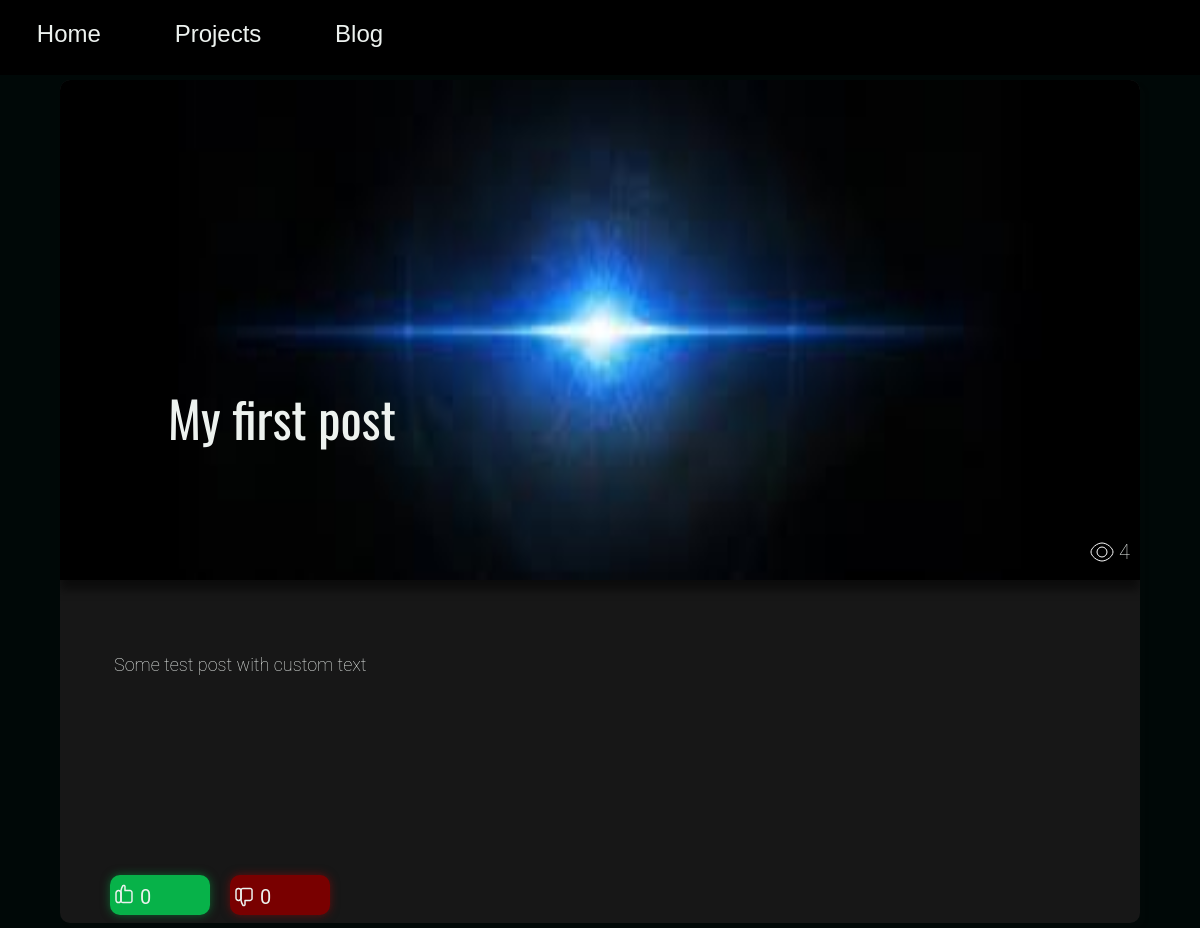
Before: /posts/1 with the older database file.
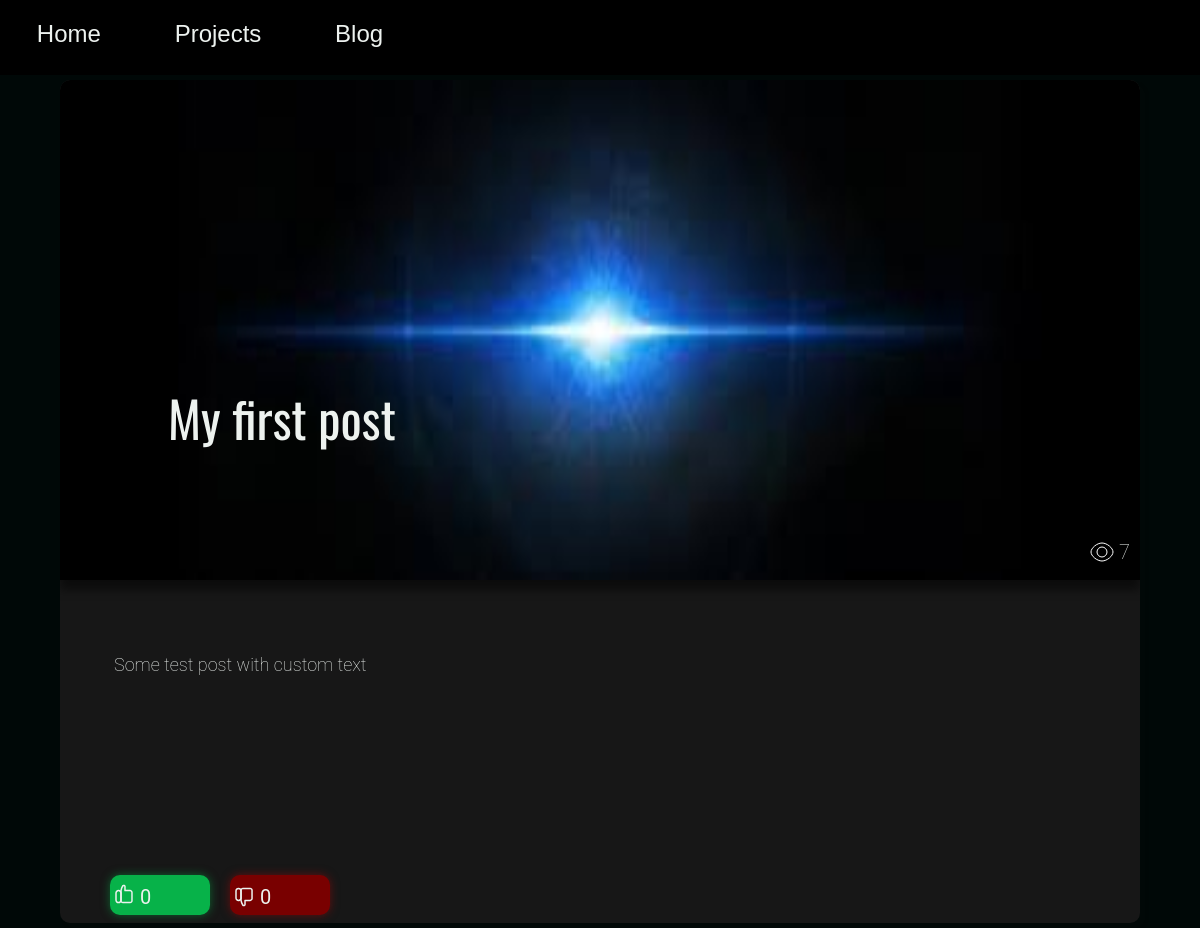
After: the same page with the newer database file.
### app/modules/models/posts.py (models this page shows, shortened)
class Posts(db.Model):
    id = db.Column(db.Integer, primary_key=True)
    header = db.Column(db.String, nullable=False)
    text = db.Column(db.String(120), nullable=False)
    tags = db.Column(db.String(12000), nullable=False)
    preview_img = db.Column(db.String, nullable=False)
    main_img = db.Column(db.String, nullable=False)
    views = db.Column(db.Integer, default=0)
    time_stamp = db.Column(db.DateTime, index=True, default=datetime.utcnow())

### app/routes/pages.py (the view)
@app.route('/posts/<int:post_id>')
def view_post(post_id):
    dashboard_tools.request_handler(ip=request.remote_addr, url=f'/posts/{post_id}')
    post = posts_tools.get_post(post_id)
    posts_tools.add_viewer(post)
    likes = posts_tools.get_likes(post)
    dislikes = posts_tools.get_dislikes(post)
    content_data = content_editor.get_content()
    return render_template(
        'post_template.html',
        post=post,
        content_data=content_data,
        likes=likes,
        dislikes=dislikes
    )

### app/modules/content_editor.py (called while the page is built)
def get_content() -> dict:
    return json.load(open('app/data/content.json', 'r'))

### app/modules/dashboard_tools.py (called while the page is built)
def request_handler(ip: str, url: str) -> None:
    request = {'ip': ip, 'time_stamp': datetime.utcnow().strftime("%Y:%m:%d-%H:%M:%S"), 'url': url}
    print(request)
    add_request_to_list(request)

def get_requests_list() -> list:
    if os.path.exists('app/data/visits/requests.json'):
        try:
            return json.load(open('app/data/visits/requests.json', 'r'))
        except Exception as e:
            return []
    return []

def add_request_to_list(request: dict) -> bool:
    requests = get_requests_list()
    requests.append(request)
    try:
        json.dump(requests, open('app/data/visits/requests.json', 'w'), indent=4)
        return False
    except:
        return False

### app/modules/posts_tools.py (called while the page is built)
def get_post(post_id: int) -> Posts | None:
    return Posts.query.get(post_id)

def add_viewer(post) -> None:
    post.views += 1
    db.session.add(post)
    db.session.commit()

def get_likes(post) -> int:
    return len(Likes.query.filter_by(post_id=post.id).all())

def get_dislikes(post) -> int:
    return len(Dislikes.query.filter_by(post_id=post.id).all())

### app/templates/post_template.html (shortened to what this page needs)
<!DOCTYPE html>
<html lang="en">
<head>
    <link rel="stylesheet" href="{{ url_for('static', filename='css/post_template_style.css') }}">
</head>
<body>
<header id="header">
    <div class="header-items">
        <a href="{{ content_data['blog']['header_links'][0] }}"><h3 class="header-item">{{
            content_data['blog']['headers'][0] }}</h3>
        </a>
        <a href="{{ content_data['blog']['header_links'][1] }}"><h3 class="header-item">{{
            content_data['blog']['headers'][1] }}</h3>
        </a>
        <a href="{{ content_data['blog']['header_links'][2] }}"><h3 class="header-item">{{
            content_data['blog']['headers'][2] }}</h3>
        </a>
    </div>
</header>
<div class="post">
    <div class="post-views">
        <p class="post-text-view">{{ post.views }}</p>
    </div>
    <img src="{{ url_for('static', filename=post.main_img) }}" alt="" class="post-image" loading="lazy">
    <h1 class="post-header">{{ post.header }}</h1>
    <p class="post-text">{{ post.text }}</p>
    <div class="rating-div">
        <a href="/user/add-post-like/{{ post.id }}">
            <p class="vote plus">
                <span class="vote-text">{{ likes }}</span>
            </p>
        </a>
        <a href="/user/add-post-dislike/{{ post.id }}">
            <p class="vote minus">
                <span class="vote-text">{{ dislikes }}</span>
            </p>
        </a>
    </div>
</div>
</body>
</html>

### app/static/css/post_template_style.css (style rules this page uses)
* { margin: 0; padding: 0; scroll-behavior: smooth; outline: none; }
a { text-decoration: none; }
header { width: 100%; height: 75px; background-color: #000000; }
body { background-color: #000807; }
.header-items { width: 35%; display: flex; justify-content: space-around; }
.header-item { font-family: "Cantarell", sans-serif; font-size: 24px; font-weight: 400; color: #EDF2EF; padding-top: 20px; padding-bottom: 10px; cursor: pointer; width: auto; }
.header-item:after { display: block; content: ""; height: 2px; width: 0; background-color: white; transition: width 0.2s ease-in-out; z-index: 10; }
.post { position: relative; width: 90%; height: auto; background-color: #171717; border-radius: 10px; margin: 5px auto; box-shadow: 5px 5px 5px rgba(23, 23, 23, 0.1); box-sizing: border-box; overflow: hidden; }
.post-views { position: absolute; top: 460px; right: 10px; }
.post-icon-view { float: left; }
.post-text-view { float: left; font-family: Roboto, sans-serif; font-size: 20px; font-weight: 200; line-height: 24px; padding-left: 5px; color: #EDF2EF; }
.post-image { display: block; width: 100%; height: 500px; border-radius: 10px 10px 0 0; box-shadow: 0 10px 10px rgba(0, 0, 0, 0.5); }
.post-header { font-family: Oswald, sans-serif; font-weight: 400; font-size: 50px; margin-left: 10%; margin-top: -200px; color: #EDF2EF; max-width: 50%; }
.post-text { font-family: Roboto, sans-serif; font-weight: 200; font-size: 18px; color: #EDF2EF; width: 90%; margin: 200px auto; }
.rating-div { width: 220px; height: 48px; margin-left: 50px; display: flex; justify-content: space-between; }
.vote { display: block; position: relative; color: #EDF2EF; width: 100px; height: 40px; border-radius: 10px; cursor: pointer; }
.vote-text { position: absolute; font-family: Roboto, sans-serif; font-size: 20px; font-weight: 400; top: 10px; left: 30px; }
.like { padding-left: 2px; padding-top: 7px; }
.dislike { padding-left: 2px; padding-top: 10px; }
.plus { background-color: #07b249; box-shadow: 0 0 10px rgba(7, 178, 73, 0.5); }
.minus { background-color: #790000; box-shadow: 0 0 10px rgba(178, 7, 7, 0.5); }

Changed rows visible on the page:
changed Posts "My first post": views "4" → "7"
